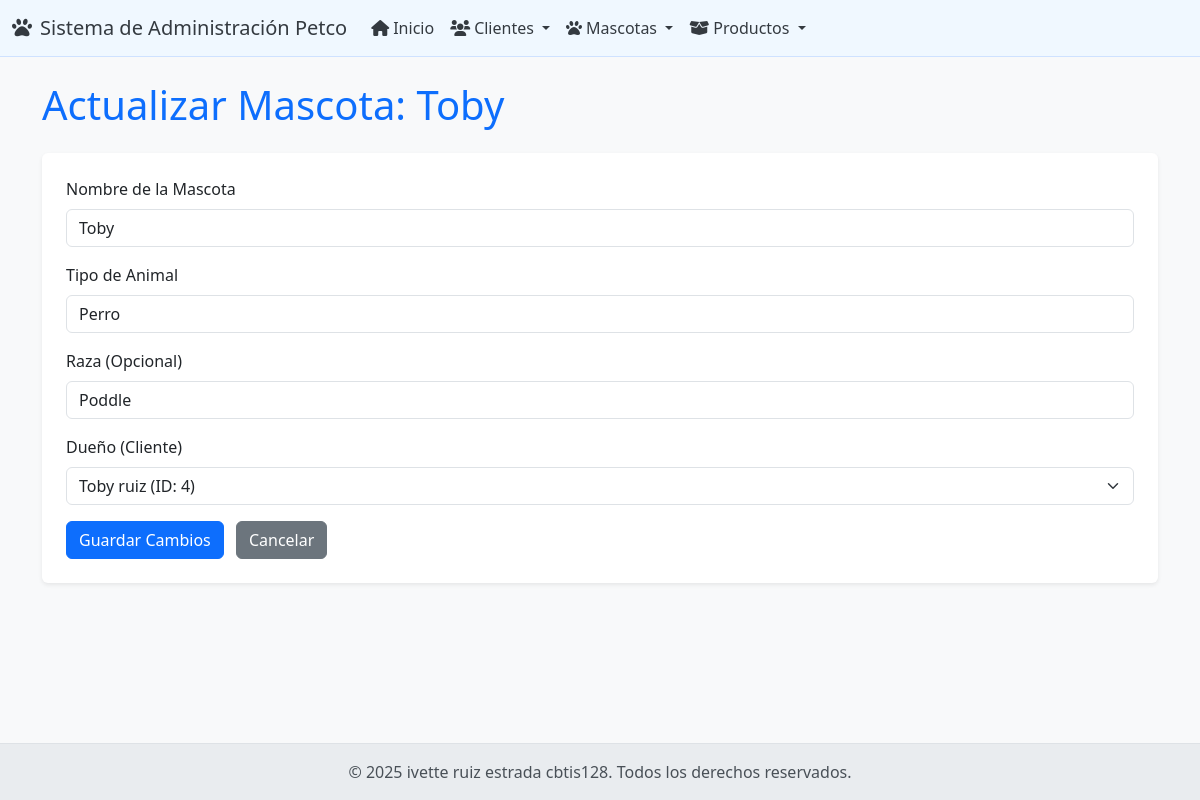
/mascotas/actualizar/1/, run on the app's committed database.
### app_Petco/models.py (models this page shows, shortened)
class Mascota(models.Model):
    mascota_id = models.AutoField(primary_key=True)
    nombre = models.CharField(max_length=50)
    tipo = models.CharField(max_length=50) # Ej: Perro, Gato, Ave
    raza = models.CharField(max_length=50, blank=True, null=True) # Ej: Labrador, Siamés. Lo cambio a CharField.
    cliente = models.ForeignKey(Cliente, on_delete=models.CASCADE, related_name='mascotas')

class Cliente(models.Model):
    cliente_id = models.AutoField(primary_key=True)
    nombre = models.CharField(max_length=100)
    apellido = models.CharField(max_length=100)
    email = models.EmailField(max_length=100, unique=True)
    telefono = models.CharField(max_length=20, blank=True, null=True)
    direccion = models.CharField(max_length=255, blank=True, null=True)

### app_Petco/views.py (the view, shortened to what this page needs)
# urls.py: path('mascotas/actualizar/<int:pk>/', views.actualizar_mascota, name='actualizar_mascota'),
def actualizar_mascota(request, pk):
    mascota = get_object_or_404(Mascota, pk=pk)
    clientes = Cliente.objects.all().order_by('apellido', 'nombre') # Necesitamos todos los clientes
    context = {'mascota': mascota, 'clientes': clientes}
    return render(request, 'mascota/actualizar_mascota.html', context)

### app_Petco/templates/mascota/actualizar_mascota.html (shortened to what this page needs)
{% extends 'base.html' %}
{% block contenido %}
    <h1 class="mb-4 text-primary">Actualizar Mascota: {{ mascota.nombre }}</h1>
    <form method="post" action="{% url 'actualizar_mascota' mascota.mascota_id %}" class="bg-white p-4 rounded shadow-sm">
        <div class="mb-3">
            <label for="nombre" class="form-label">Nombre de la Mascota</label>
            <input type="text" class="form-control" id="nombre" name="nombre" value="{{ mascota.nombre }}" required>
        </div>
        <div class="mb-3">
            <label for="tipo" class="form-label">Tipo de Animal</label>
            <input type="text" class="form-control" id="tipo" name="tipo" value="{{ mascota.tipo }}" required>
        </div>
        <div class="mb-3">
            <label for="raza" class="form-label">Raza (Opcional)</label>
            <input type="text" class="form-control" id="raza" name="raza" value="{{ mascota.raza|default_if_none:"" }}">
        </div>
        <div class="mb-3">
            <label for="cliente" class="form-label">Dueño (Cliente)</label>
            <select class="form-select" id="cliente" name="cliente" required>
                {% for cliente in clientes %}
                    <option value="{{ cliente.cliente_id }}" {% if cliente.cliente_id == mascota.cliente.cliente_id %}selected{% endif %}>
                        {{ cliente.nombre }} {{ cliente.apellido }} (ID: {{ cliente.cliente_id }})
                    </option>
                {% endfor %}
            </select>
        </div>
        <button type="submit" class="btn btn-primary me-2">Guardar Cambios</button>
        <a href="{% url 'ver_mascotas' %}" class="btn btn-secondary">Cancelar</a>
    </form>
{% endblock %}

### app_Petco/templates/base.html (style rules this page uses)
body { display: flex; flex-direction: column; min-height: 100vh; background-color: #f8f9fa; }

### data on the page
Mascota: nombre "Toby", tipo "Perro", raza "Poddle", cliente "Toby ruiz (ID: 4)"
